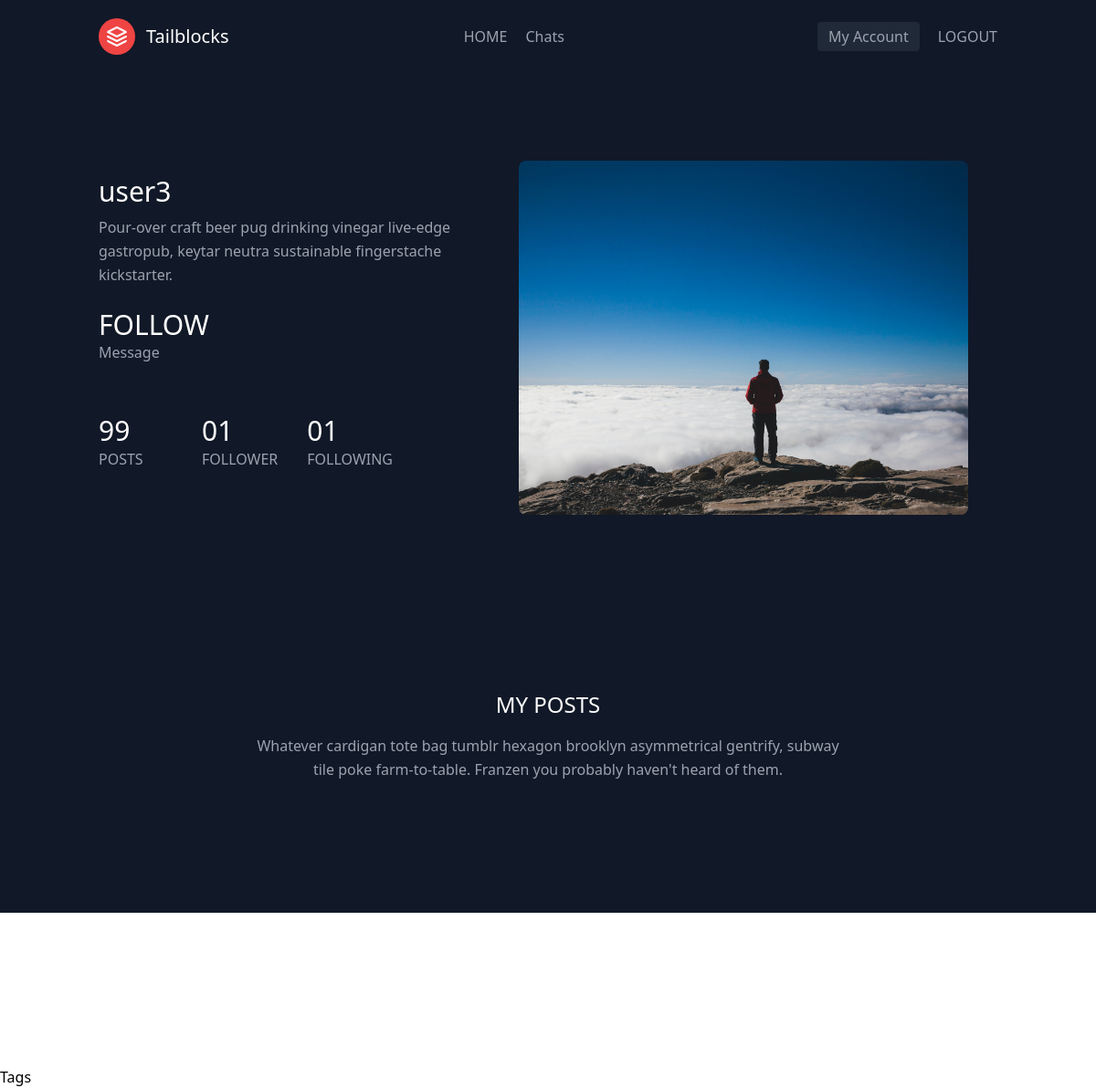
Screenshot of /user-account/27/ (signed in) with the database file from the repository.
### src_code/models.py (models this page shows, shortened)
class Detail(models.Model):
    user = models.ForeignKey(User, on_delete=models.CASCADE)
    profile_pic = models.ImageField(default='default_pic.jpg', upload_to ='media/% Y/% m/% d/',null=True)
    name = models.CharField(max_length=200, null=True, blank=True)
    followers = models.ManyToManyField(User, related_name='followers', blank=True)
    following = models.ManyToManyField(User, related_name='following', blank=True)
    bool_abuse = models.BooleanField(default=False)
    bool_hate = models.BooleanField(default=False)

### src_code/views.py (the view)
# urls.py: path('user-account/<int:user_id>/', views.userPage, name='user-page'),
def userPage(request, user_id):
    print(user_id)
    try:
        user = Detail.objects.get(user__id=user_id)
    except:
        print("I am logged in ...")
        user = Detail.objects.create(user=request.user, name='Hello World')
    user_post = User.objects.get(pk=user_id)
    tag_posts = Post.objects.filter(tag=user_id)
    print('tag posts', tag_posts)
    posts = Post.objects.filter(user=user_post)
    main_user = Detail.objects.get(user=request.user)
    context = {
        'user':user,
        'posts':posts,
        'main_user':main_user,
        'tags':tag_posts,
    }
    if user.bool_hate == True or user.bool_abuse == True:
        print("I am here")
        return render(request, 'src_code/warning_page.html')
    return render(request, 'src_code/user_page.html', context)

### src_code/templates/src_code/user_page.html (shortened to what this page needs)
{% extends 'src_code/basics/base.html' %}
{% block content %}
<section class="text-gray-400 bg-gray-900 body-font">
  <div class="container px-5 py-24 mx-auto flex flex-wrap">
    <div class="flex flex-wrap -mx-4 mt-auto mb-auto lg:w-1/2 sm:w-2/3 content-start sm:pr-10">
      <div class="w-full sm:p-4 px-4 mb-6">
        <h1 class="title-font font-medium text-3xl mb-2 text-white">{{user.user}}</h1>
        <div class="leading-relaxed">Pour-over craft beer pug drinking vinegar live-edge gastropub, keytar neutra
          sustainable fingerstache kickstarter.</div> <br>
        {% if request.user == user.user %}
        {% else %}
        {% if user.user in main_user.following.all %}
        <h2 class="title-font font-medium text-3xl text-white">
          <a href="{% url 'follow_unfollow-page' id_user=user.user.pk value='0'%}">UNFOLLOW</a>
        </h2>
        {% else %}
        <h2 class="title-font font-medium text-3xl text-white">
          <a href="{% url 'follow_unfollow-page' id_user=user.user.pk value='1'%}">FOLLOW</a>
        </h2>
        {% endif %}
        <button><a href="{% url 'message-page' receiver=user.user %}">Message</a></button>
        {% endif %}
      </div>
      <div class="p-4 sm:w-1/2 lg:w-1/4 w-1/2">
        <h2 class="title-font font-medium text-3xl text-white">99</h2>
        <p class="leading-relaxed">POSTS</p>
      </div>
      <a class=" hover:bg-green-700 focus:outline-none focus:ring-2 focus:ring-green-600 focus:ring-opacity-50"
        href="{% url 'followers-page' pk_of_users=user.id detail_of_user=user.user.id%}">
        <div class="p-4 sm:w-1/2 lg:w-1/4 w-1/2 ">
          {% if user.user.followers.count < 10 %} <h2 class="title-font font-medium text-3xl text-white">
            0{{user.followers.count }}</h2>
            {% else %}
            <h2 class="title-font font-medium text-3xl text-white">{{ user.followers.count }}</h2>
            {% endif %}
            <p class="leading-relaxed">FOLLOWER</p>
        </div>
      </a>
      <a class=" hover:bg-blue-700 focus:outline-none focus:ring-2 focus:ring-blue-600 focus:ring-opacity-50"
        href="{% url 'following-page' pk_of_users=user.id detail_of_user=user.user.id%}">
        <div class="p-4 sm:w-1/2 lg:w-1/4 w-1/2 ">
          {% if user.following.count < 10 %} <h2 class="title-font font-medium text-3xl text-white">
            0{{user.following.count }}</h2>
            {% else %}
            <h2 class="title-font font-medium text-3xl text-white">{{ user.following.count }}</h2>
            {% endif %}
            <p class="leading-relaxed">FOLLOWING</p>
        </div>
      </a>
      <div class="p-4 sm:w-1/2 lg:w-1/4 w-1/2">
      </div>
    </div>
    <div class="lg:w-1/2 sm:w-1/3 w-full rounded-lg overflow-hidden mt-6 sm:mt-0">
      <img class="object-cover object-center w-full h-full" src="{{user.profile_pic.url}}" alt="stats">
    </div>
  </div>
</section>
<section class="text-gray-400 bg-gray-900 body-font">
  <div class="container px-5 py-24 mx-auto">
    <div class="flex flex-col text-center w-full mb-20">
      <h1 class="text-2xl font-medium title-font mb-4 text-white">MY POSTS</h1>
      <p class="lg:w-2/3 mx-auto leading-relaxed text-base">Whatever cardigan tote bag tumblr hexagon brooklyn
        asymmetrical gentrify, subway tile poke farm-to-table. Franzen you probably haven't heard of them.</p>
    </div>
  </div>
</section>
<br><br><br><br><br><br><b><br></b>
<h2>Tags</h2>
{% endblock content %}

### rows the page displays
Detail: user "user3", followers.count "1", following.count "1", profile_pic (placeholder picture)
